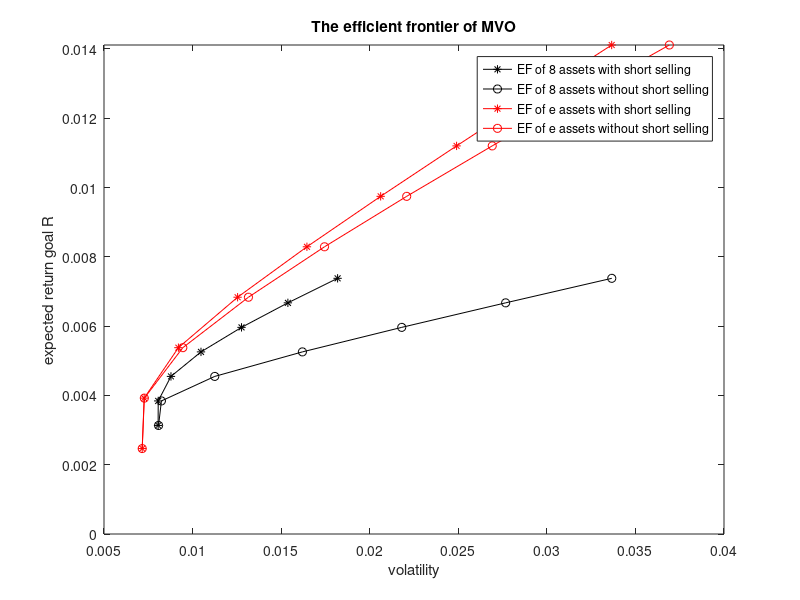

Write MATLAB code to recreate this figure.
% data from part 1
part1_R = [0.003133240000000,0.003841036666667,0.004548833333333,0.005256630000000,0.005964426666667,0.006672223333333, 0.007380020000000];
% with short selling
part1_x1 = [0.008054863046570,0.008060134428519,0.008780158511474,0.010475102534022,0.012762875781245,0.015380923251867,0.018187251238436];
% without short selling
part1_x2 = [0.008080254501056,0.008240676123823,0.011251455742977,0.016200321804065,0.021806518157863,0.027673058027874,0.033664075804520];

% data from part 1
part2_R = [0.002465937777778,0.003922025555556,0.005378113333333,0.006834201111111,0.008290288888889,0.009746376666667,0.011202464444444,0.012658552222222,0.014114640000000];
% with short selling
part2_x1 = [0.007156669626109,0.007267262061494,0.009200017273912,0.012541531523071,0.016455126160112,0.020617413371953,0.024904072451245,0.029260570028228,0.033659576349328];
% without short selling
part2_x2 = [0.007156795638398,0.007276194078780,0.009449776283009,0.013153129829349,0.017447679943433,0.022086934330278,0.026915593345108,0.031847989226713,0.036913737764012];
   
% plot efficient frontier of 4 cases
plot(part1_x1,part1_R,'black-*',part1_x2,part1_R,'black-o',part2_x1,part2_R,'red-*',part2_x2,part2_R,'red-o')
legend('EF of 8 assets with short selling','EF of 8 assets without short selling','EF of e assets with short selling','EF of e assets without short selling')
ylim([0,0.01411464]) 
ylabel('expected return goal R')
xlabel('volatility')
title('The efficient frontier of MVO')
